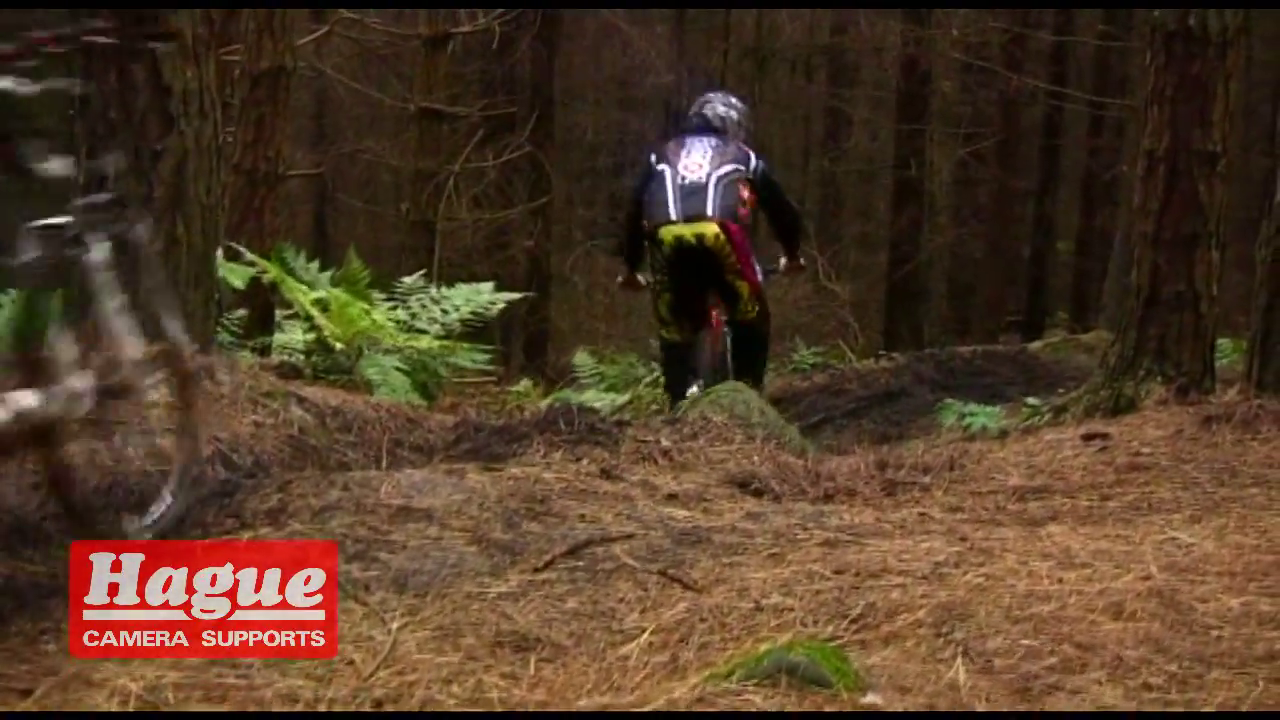
#> input picture yt_small_720p/frame_171.bmp, 1280 x 720 px, given in place of frame_171.jpeg, which was not available
$ python image_combine.py
#> lines starting #> are read from the running program, lines starting #| are printed output that depends on the picture; pictures that were not available may be replaced by others from this repository, and a replacement may not be noted
import numpy as np
import cv2
import os
from PIL import Image, ImageFont, ImageDraw

name = 'frame_171.bmp'

jpeg_folder = 'experiments/jpeg_compression'
neural_folder = 'experiments/neural'
svd_folder = 'experiments/svd50'
correct_folder = 'correct'
jpeg = cv2.imread(os.path.join(jpeg_folder, name[:-4] + '.jpeg'))
#> jpeg is the input picture: shape (720, 1280, 3); mean B, G, R 39.1, 59, 81.5
neural = cv2.imread(os.path.join(neural_folder, name))
neural = cv2.resize(neural, (1280, 720))
svd = cv2.imread(os.path.join(svd_folder, name))
correct = cv2.imread(os.path.join(correct_folder, name))

img_combine1 = np.concatenate((correct, jpeg), axis=1)
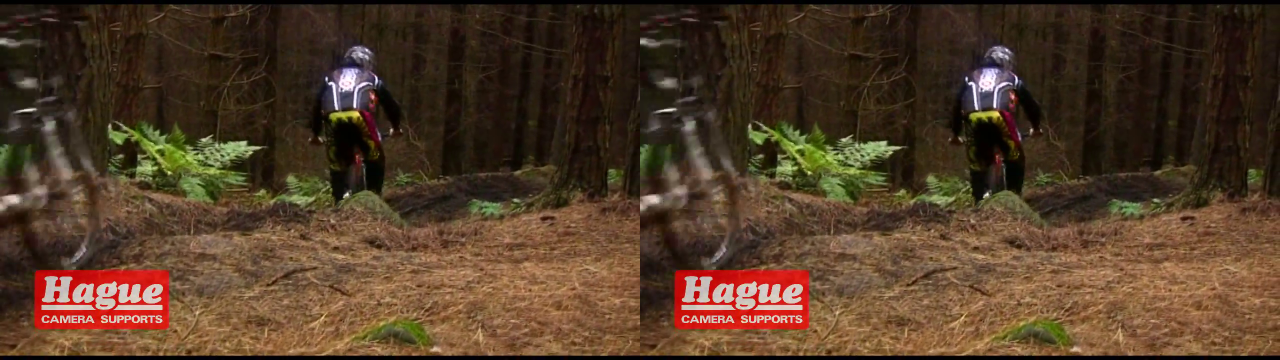
#> img_combine1: shape (720, 2560, 3) (shown at 1/2 size); mean B, G, R 39.1, 59, 81.5
img_combine2 = np.concatenate((neural, svd), axis=1)
img_combine = np.concatenate((img_combine1, img_combine2), axis=0)
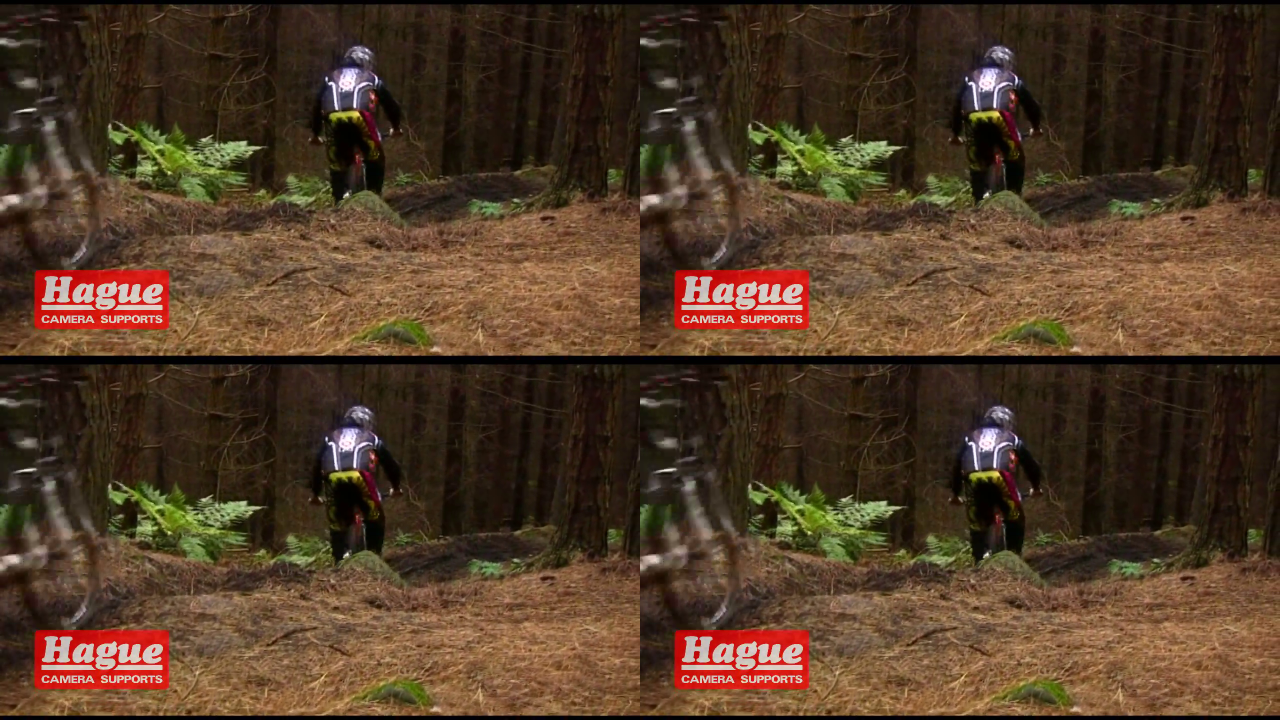
#> img_combine: shape (1440, 2560, 3) (shown at 1/2 size); mean B, G, R 39.1, 59, 81.5
print(img_combine.shape)
#| (1440, 2560, 3)
cv2.imwrite(os.path.join('photos', name[:-4] + '.png'), img_combine)
img = Image.open(os.path.join('photos', name[:-4] + '.png'))
image_editable = ImageDraw.Draw(img)
font = ImageFont.truetype("arial.ttf", 120)
image_editable.text((15, 15), 'Original', font=font)
image_editable.text((1300,15), 'Jpeg', font=font)
image_editable.text((15,730), 'Neural', font=font)
image_editable.text((1300,730), 'SVD50', font=font)
img.save(os.path.join('photos', name[:-4] + '.png'))
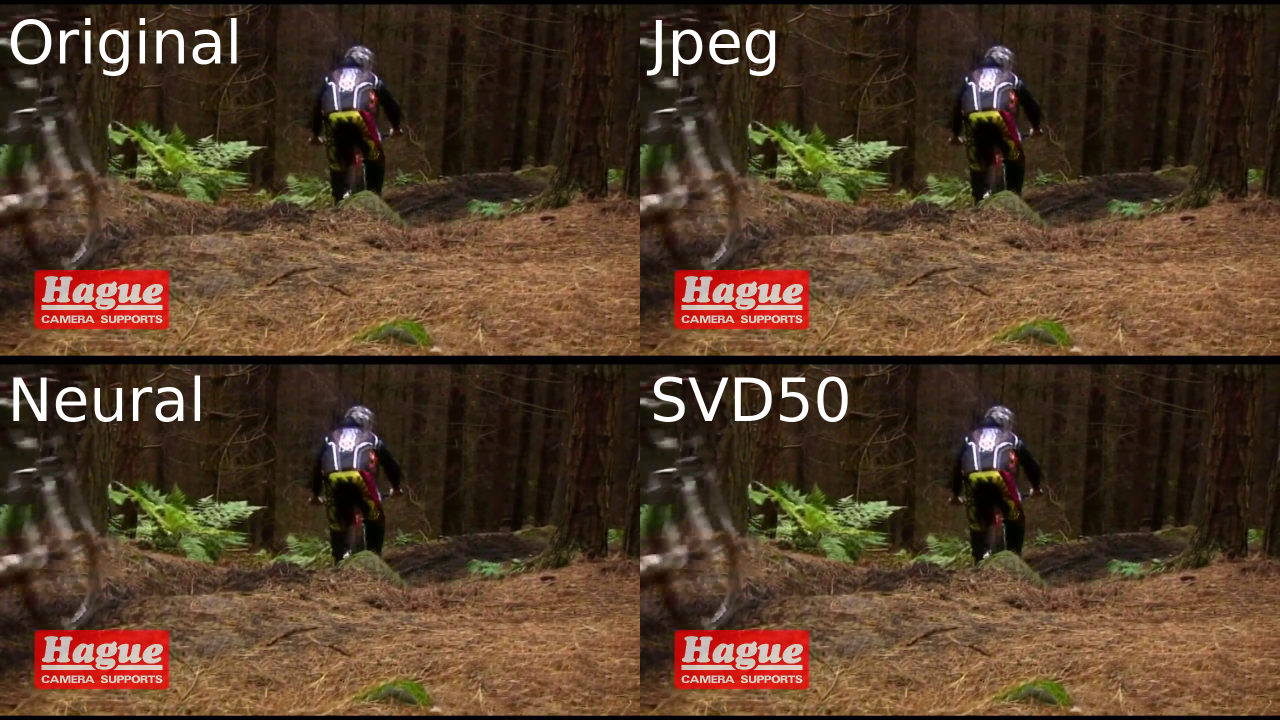
#> saved as frame_171.png: PIL image 2560x1440 RGB (shown at 1/2 size); mean R, G, B 84, 61.6, 41.8

$ run again, with yt_small_720p/frame_102.bmp copied over yt_small_720p/frame_171.bmp
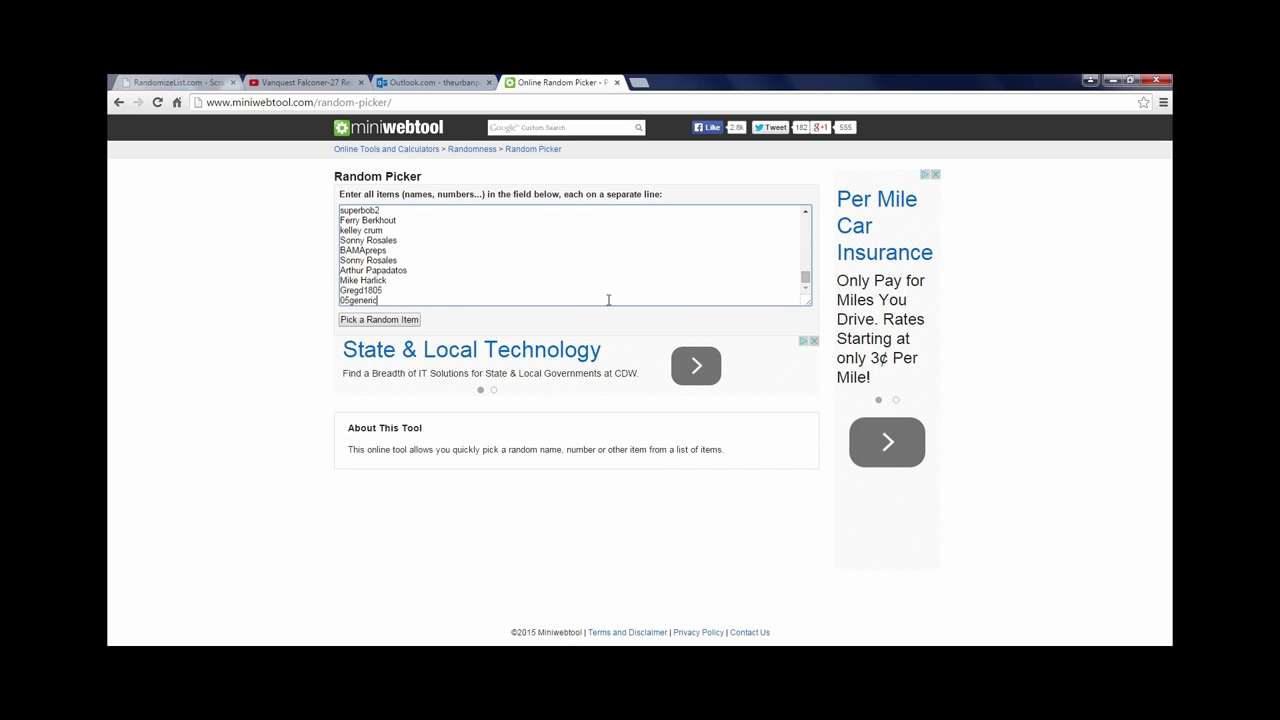
#> input picture yt_small_720p/frame_102.bmp, 1280 x 720 px, given in place of frame_171.jpeg, which was not available
#> jpeg is the input picture: shape (720, 1280, 3); mean B, G, R 156.2, 155.5, 155.1
#> `img_combine1 = np.concatenate((correct, jpeg), axis=1)`:
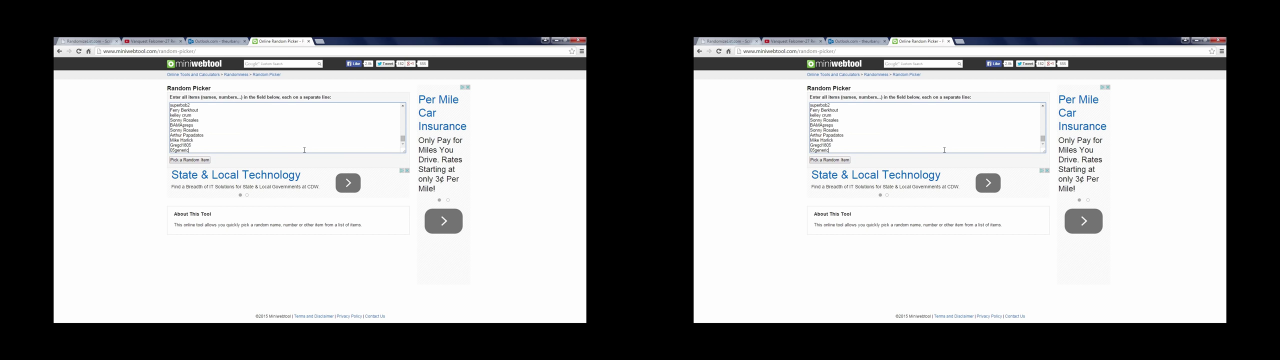
#> img_combine1: shape (720, 2560, 3) (shown at 1/2 size); mean B, G, R 156.2, 155.5, 155.1
#| (1440, 2560, 3)
#> `img.save(os.path.join('photos', name[:-4] + '.png'))`:
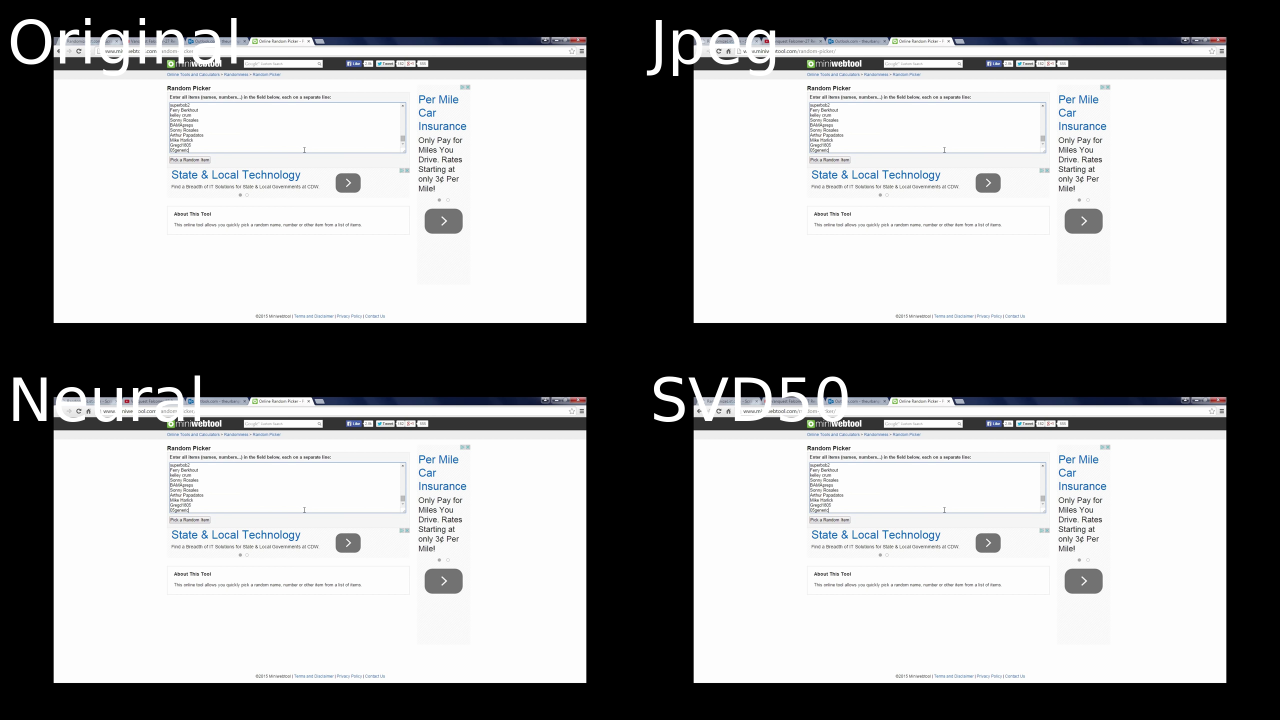
#> saved as frame_171.png: PIL image 2560x1440 RGB (shown at 1/2 size); mean R, G, B 157.1, 157.5, 158.2
